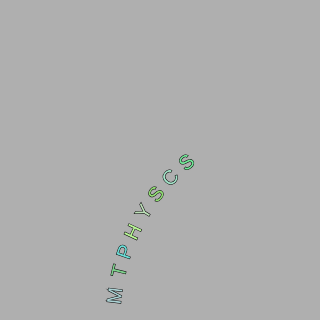
Frame 1 (no input)
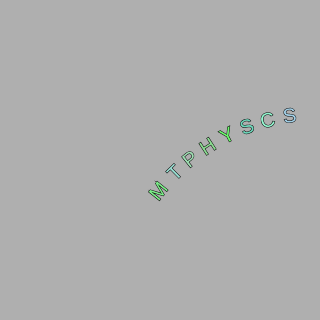
Frame 60 (no input)
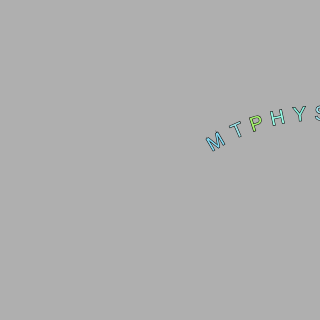
Frame 120 (the mouse pressed at the canvas centre since frame 60)

The p5.js sketch that drew these frames (run headless with seeded random() and noise() and a simulated clock; from frame 60 on, the mouse is pressed at the canvas centre):

// p5.js sketch
// ── sketch.js
// The message to be displayed
var sourceText = "m t p h y s c s";
var sourceText = sourceText.toUpperCase();

var r = 200;

function setup() {
  createCanvas(320, 320);
  textAlign(CENTER);
  smooth();
}

function draw() {
  background(175);
  translate(width, height);
  noFill();
  stroke(5);
  textSize(20);

  var arclength = 10;

  for (var i = 0; i < sourceText.length; i++) {
    var currentChar = sourceText.charAt(i);
    var w = textWidth(currentChar);

    // Each box is centered so we move half the width
    arclength += w / 20;
    // Angle in radians is the arclength divided by the radius
    // Starting on the left side of the circle by adding PI
    var theta = PI + (2 * arclength) / r;

    push();
    // Polar to cartesian coordinate conversion
    rotate(sin(frameCount * 0.01));
    translate(r * cos(theta), r * sin(theta));
    // Rotate the box
    rotate(theta + PI / 2); // rotation is offset by 90 degrees
    // Display the character
    fill(random(100, 200), random(200, 250), random(100, 250));
    text(currentChar, 0, 0);
    pop();
    // Move halfway again
    arclength += w / 2;
  }
}

// ── FontAnimation.html
<!doctype html>

<html lang="en">
<head>


  <title>Font Animation</title>
  <link rel="stylesheet" href="styles.css">
  <script src="https://cdn.jsdelivr.net/npm/p5@1.0.0/lib/p5.js"></script>
  <script src="sketch.js"></script>
 

</head>

<body>
  


  
</body>
</html>
